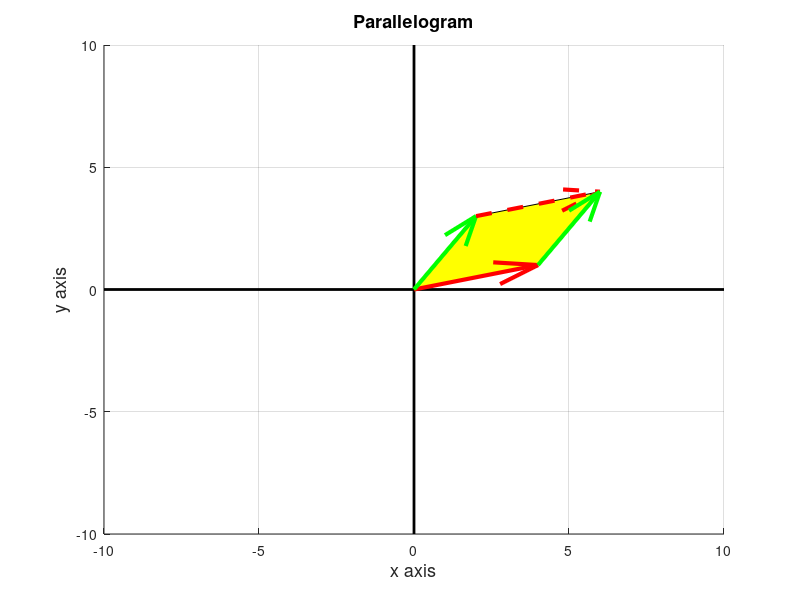

Recreate this plot in MATLAB. (Note: this script raises an error after producing the figure.)
% Lecture 20 Determinantand Volume
clear all; close all; clc;
drawArrow = @(c, v, varargin) quiver([c(1) 0], [c(2) 0], [v(1)-c(1) 0], [v(2)-c(2) 0], 0, varargin{:});
xyLim = 10;

A = [4 1; 2 3];

o = [0 0 ];

v1 = A(1,:);
v2 = A(2,:);
v12 = v1 + v2;
det(A)

xlabel('x axis', 'FontSize', 13);
ylabel('y axis', 'FontSize', 13);
title('Parallelogram', 'FontSize', 13);

line([-10, 10], [0 0], 'color', [0,0,0], 'LineWidth', 2); hold on
line([0, 0], [-10 10], 'color', [0,0,0], 'LineWidth', 2)
grid on

pv1 = [o(1) v1(1) v12(1) v2(1)];
pv2 = [o(2) v1(2) v12(2) v2(2)];
h5 = patch(pv1, pv2, 'y');

h1 = drawArrow(o, v1, 'linewidth', 3, 'color', 'r');
h2 = drawArrow(o, v2, 'linewidth', 3, 'color', 'g');
h3 = drawArrow(v2, v12, 'linewidth', 3, 'color', 'r', 'Linestyle', '--');
h4 = drawArrow(v1, v12, 'linewidth', 3, 'color', 'g', 'Linestlye', '--');
legend([h1 h2 h5], 'row1=[4 1]', 'row2=[2 3]', 'Area');
axis([-xyLim xyLim -xyLim xyLim])
set(gcf, 'color', 'w')
hold off






